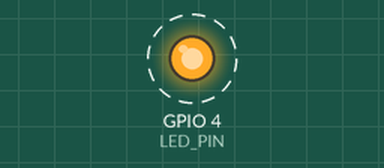
Recording of a sketch running on a simulated ESP32. Parts: output pins drawn as LEDs (lit = HIGH). Dashed ring = blinking.

Above: at 0.5 s.
Timing chart, 0 to 4.6 s (numbered marks = the images above):
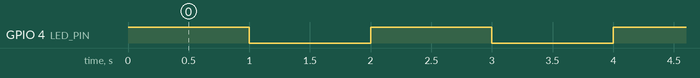

The sketch:

Blink.ino
```cpp
/*
  Blink (ESP32 DevKitC v4 用)

  GPIO4 ピンに接続した外付け LED を 1 秒ごとに点滅させるサンプルです。
  配線例や詳細は README.md を参照してください。
*/


// --- 設定定数 ---
const int LED_PIN = 4;         // LED 接続ピン番号
const unsigned long INTERVAL = 1000; // 点滅間隔 (ミリ秒)

// 初期化処理 (起動時に 1 回だけ実行)
void setup() {
  // LED ピンを出力モードに設定
  pinMode(LED_PIN, OUTPUT);
}

// メインループ (繰り返し実行)
void loop() {
  digitalWrite(LED_PIN, HIGH);  // LED を点灯
  delay(INTERVAL);              // 点灯間隔
  digitalWrite(LED_PIN, LOW);   // LED を消灯
  delay(INTERVAL);              // 消灯間隔
}
```

Measured:
- by itself, GPIO 4 (LED_PIN): alternates HIGH for 1.0 s and LOW for 1.0 s
